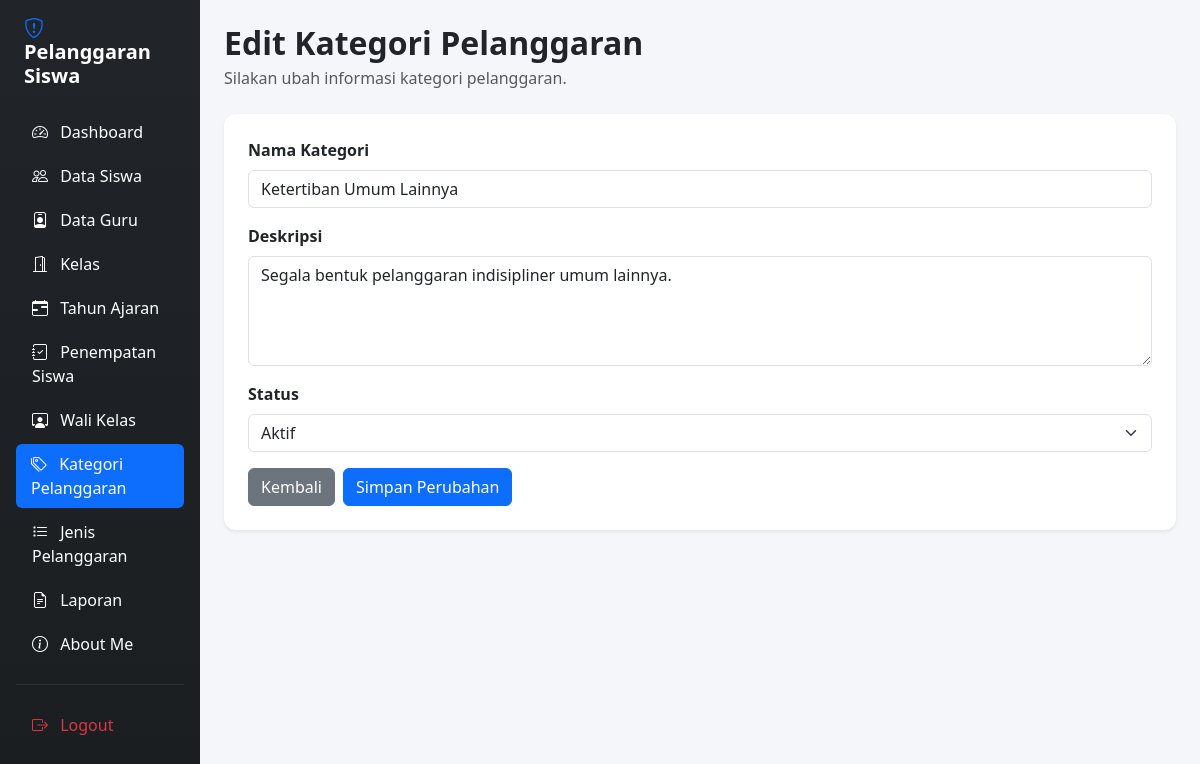
The page /edit_kategori_pelanggaran.php?id=15 (signed in) on the database its author committed.
### tables this page shows
CREATE TABLE `t_pelanggaran_kategori` (
  `id` int(11) NOT NULL,
  `nama` varchar(100) DEFAULT NULL,
  `deskripsi` text NOT NULL,
  `status_aktif` tinyint(1) NOT NULL,
  `created_at` timestamp NOT NULL DEFAULT current_timestamp(),
  `updated_at` timestamp NOT NULL DEFAULT current_timestamp()
);

### edit_kategori_pelanggaran.php (the view, shortened to what this page needs)
<?php
include "config/koneksi.php";
function aman($nilai) {
    return htmlspecialchars((string) $nilai, ENT_QUOTES, 'UTF-8');
}
$id = filter_input(INPUT_GET, 'id', FILTER_VALIDATE_INT);
$stmt = mysqli_prepare(
    $koneksi,
    "SELECT * FROM t_pelanggaran_kategori WHERE id = ?"
);
mysqli_stmt_bind_param($stmt, "i", $id);
mysqli_stmt_execute($stmt);
$hasil = mysqli_stmt_get_result($stmt);
$data = mysqli_fetch_assoc($hasil);
$nama = $data['nama'];
$deskripsi = $data['deskripsi'];
$status = (string) $data['status_aktif'];
?>
<!DOCTYPE html>
<html lang="id">
<head>
    <link href="https://cdn.jsdelivr.net/npm/bootstrap@5.3.8/dist/css/bootstrap.min.css" rel="stylesheet">
    <link href="https://cdn.jsdelivr.net/npm/bootstrap-icons@1.11.3/font/bootstrap-icons.min.css" rel="stylesheet">
</head>
<body>
<div class="container-fluid">
    <div class="row">
        <div class="col-md-3 col-lg-2 sidebar p-3 min-vh-100">
            <h4 class="text-white mb-4 fw-bold fs-5 px-2">
                <i class="bi bi-shield-exclamation text-primary me-2"></i>
                Pelanggaran Siswa
            </h4>
            <?php if (($_SESSION['role'] ?? '') === 'admin'): ?>
                <ul class="nav nav-pills flex-column gap-1">
                    <li class="nav-item">
                        <a href="dashboard.php" class="nav-link text-white">
                            <i class="bi bi-speedometer2 me-2"></i> Dashboard
                        </a>
                    </li>
                    <li class="nav-item">
                        <a href="data_siswa.php" class="nav-link text-white">
                            <i class="bi bi-people me-2"></i> Data Siswa
                        </a>
                    </li>
                    <li class="nav-item">
                        <a href="data_guru.php" class="nav-link text-white">
                            <i class="bi bi-person-badge me-2"></i> Data Guru
                        </a>
                    </li>
                    <li class="nav-item">
                        <a href="kelas.php" class="nav-link text-white">
                            <i class="bi bi-door-open me-2"></i> Kelas
                        </a>
                    </li>
                    <li class="nav-item">
                        <a href="tahun_ajaran.php" class="nav-link text-white">
                            <i class="bi bi-calendar-range me-2"></i> Tahun Ajaran
                        </a>
                    </li>
                    <li class="nav-item">
                        <a href="penepatan_siswa.php" class="nav-link text-white">
                            <i class="bi bi-journal-check me-2"></i> Penempatan Siswa
                        </a>
                    </li>
                    <li class="nav-item">
                        <a href="wali_kelas.php" class="nav-link text-white">
                            <i class="bi bi-person-workspace me-2"></i> Wali Kelas
                        </a>
                    </li>
                    <li class="nav-item">
                        <a href="kategori_pelanggaran.php" class="nav-link active">
                            <i class="bi bi-tags me-2"></i> Kategori Pelanggaran
                        </a>
                    </li>
                    <li class="nav-item">
                        <a href="jenis_pelanggaran.php" class="nav-link text-white">
                            <i class="bi bi-list-task me-2"></i> Jenis Pelanggaran
                        </a>
                    </li>
                    <li class="nav-item">
                        <a href="laporan.php" class="nav-link text-white">
                            <i class="bi bi-file-earmark-text me-2"></i> Laporan
                        </a>
                    </li>
                    <li class="nav-item">
                        <a href="aboutme.php" class="nav-link text-white">
                            <i class="bi bi-info-circle me-2"></i> About Me
                        </a>
                    </li>
                    <hr class="text-secondary my-3">
                    <li class="nav-item">
                        <a href="logout.php" class="nav-link text-danger">
                            <i class="bi bi-box-arrow-right me-2"></i> Logout
                        </a>
                    </li>
                </ul>
            <?php endif; ?>
        </div>
        <main class="col-md-9 col-lg-10 p-4">
            <h2 class="fw-bold mb-1">
                Edit Kategori Pelanggaran
            </h2>
            <p class="text-muted mb-4">
                Silakan ubah informasi kategori pelanggaran.
            </p>
            <div class="card shadow-sm">
                <div class="card-body p-4">
                    <form method="POST" action="">
                        <div class="mb-3">
                            <label for="nama" class="form-label fw-semibold">
                                Nama Kategori
                            </label>
                            <input
                                type="text"
                                name="nama"
                                id="nama"
                                class="form-control"
                                value="<?= aman($nama); ?>"
                                placeholder="Masukkan nama kategori"
                                required>
                        </div>
                        <div class="mb-3">
                            <label for="deskripsi" class="form-label fw-semibold">
                                Deskripsi
                            </label>
                            <textarea
                                name="deskripsi"
                                id="deskripsi"
                                class="form-control"
                                rows="4"
                                placeholder="Masukkan deskripsi kategori"
                                required><?= aman($deskripsi); ?></textarea>
                        </div>
                        <div class="mb-3">
                            <label for="status_aktif" class="form-label fw-semibold">
                                Status
                            </label>
                            <select
                                name="status_aktif"
                                id="status_aktif"
                                class="form-select"
                                required>
                                <option value="1" <?= $status === "1" ? "selected" : ""; ?>>
                                    Aktif
                                </option>
                            </select>
                        </div>
                        <div class="d-flex gap-2">
                            <a href="kategori_pelanggaran.php" class="btn btn-secondary">
                                Kembali
                            </a>
                            <button type="submit" class="btn btn-primary">
                                Simpan Perubahan
                            </button>
                        </div>
                    </form>
                </div>
            </div>
        </main>
    </div>
</div>
</body>
</html>

### edit_kategori_pelanggaran.php (style rules this page uses)
body { background-color: #f4f6f9; }
.sidebar { background: linear-gradient(180deg, #212529 0%, #1a1e21 100%); }
.nav-link { transition: all 0.3s ease; border-radius: 6px; }
.nav-link:hover, .nav-link.active { background-color: #0d6efd !important; color: white !important; padding-left: 15px; }
.card { border: none; border-radius: 12px; }

### rows shown on the page
t_pelanggaran_kategori: nama "Ketertiban Umum Lainnya", deskripsi "Segala bentuk pelanggaran indisipliner umum lainnya.", status_aktif "Aktif"
